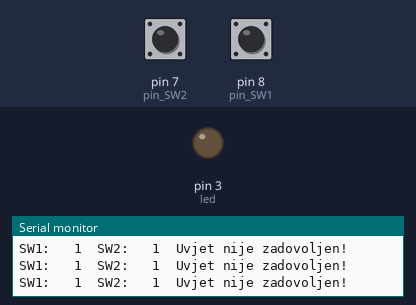
The sketch below on a simulated Arduino Uno, built with avr-gcc and run on an emulated ATmega328P. Parts: output pins drawn as LEDs (lit = HIGH), the last lines printed to the serial monitor. Inputs (shaded band) come from the test bench; at power-on: pin 7 (pin_SW2) HIGH, pin 8 (pin_SW1) HIGH.

Above: at 1.2 s.
1.3 s: pin 7 (pin_SW2) pulled LOW for 0.25 s
At 1.5 s:
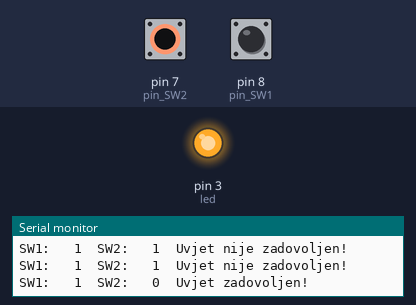
3.1 s: pin 7 (pin_SW2) pulled LOW for 3.2 s
At 6.7 s:
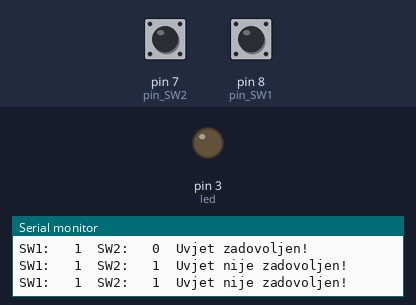
7.9 s: pin 8 (pin_SW1) pulled LOW for 3.2 s
At 9.3 s:
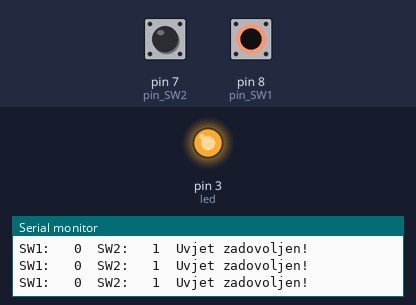
Timing chart, 0 to 12.7 s (numbered marks = the images above; inputs shaded):
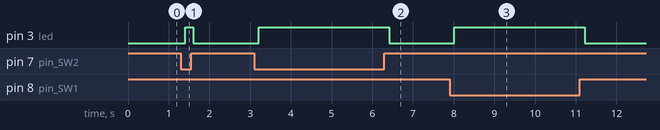

Measured:
- after the input at 1.3 s, pin 3 (led): LOW → HIGH after 0.10 s, → LOW 0.20 s later
- after the input at 3.1 s, pin 3 (led): LOW → HIGH after 0.11 s, → LOW 3.2 s later
- after the input at 7.9 s, pin 3 (led): LOW → HIGH after 0.12 s, → LOW 3.2 s later

The sketch:

LV02_ZAD04.ino
```cpp
int pin_SW1 = 8;
int pin_SW2 = 7;
int led = 3;

int button1 = 0;
int button2 = 0;

void setup() {
  pinMode(led, OUTPUT);
  pinMode(pin_SW1, INPUT_PULLUP);
  pinMode(pin_SW2, INPUT_PULLUP);
  Serial.begin(9600);
}

void loop() {
  button1 = digitalRead(pin_SW1);
  button2 = digitalRead(pin_SW2);

  Serial.print("SW1: ");
  Serial.print("\t");
  Serial.print(button1);

  Serial.print("\t");

  Serial.print("SW2: ");
  Serial.print("\t");
  Serial.print(button2);

  Serial.print("\t");

  if(button1==0 || button2==0){
    digitalWrite(led, HIGH);
    Serial.print("Uvjet zadovoljen!");
  }
  else{
    digitalWrite(led, LOW);
    Serial.print("Uvjet nije zadovoljen!");
  }

  Serial.print("\n");
  delay(200);
}
```
